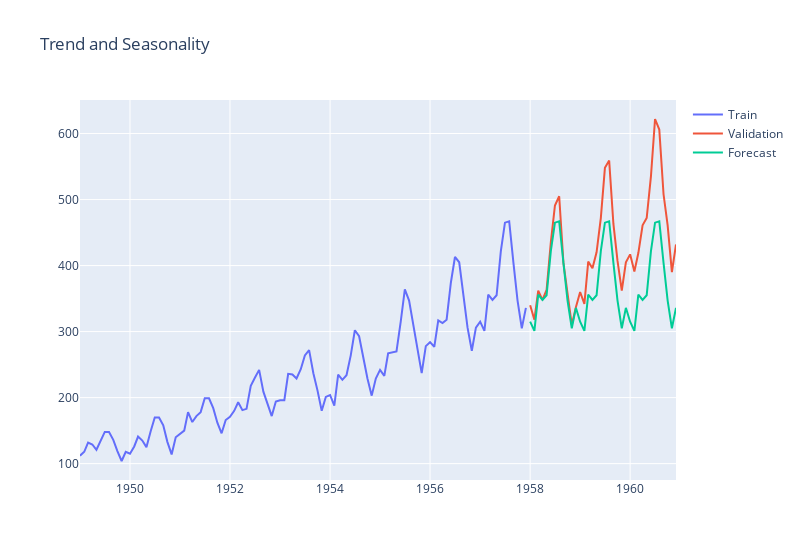

Here is the notebook cell this chart was saved with:
### Code cell
model = NaiveSeasonal(K=12)
model.fit(train)
naive_seasonal_forecast = model.predict(36)

forecast_df = naive_seasonal_forecast.to_dataframe(
    backend="pandas",
    time_as_index=False,
)
fig2 = make_subplots(rows=1, cols=1)

fig2.add_trace(
    go.Scatter(
        x=train_df["Month"],
        y=train_df["#Passengers"],
        name="Train",
    ),
    row=1,
    col=1,
)
fig2.add_trace(
    go.Scatter(
        x=val_df["Month"],
        y=val_df["#Passengers"],
        name="Validation",
    ),
    row=1,
    col=1,
)
fig2.add_trace(
    go.Scatter(
        x=forecast_df["Month"],
        y=forecast_df["#Passengers"],
        name="Forecast",
    ),
    row=1,
    col=1,
)

fig2.update_layout(height=400, title_text="Trend and Seasonality")
fig2.show()
